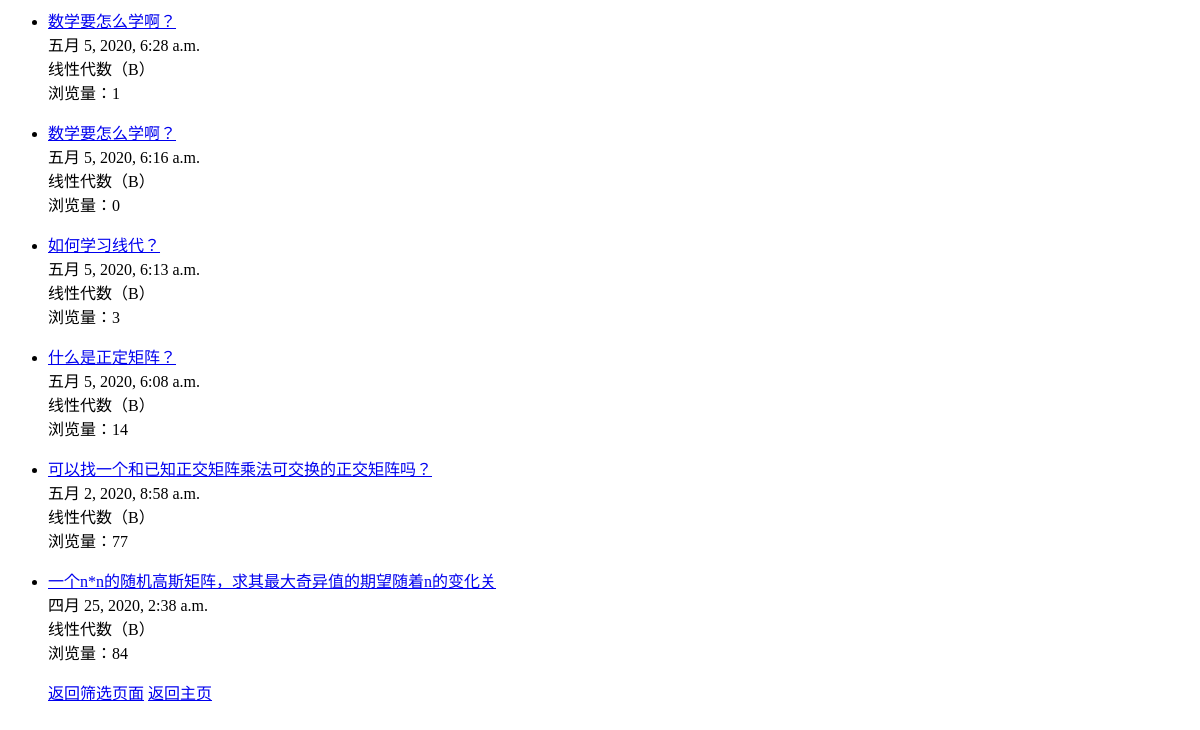
The page /qas_system/select/2/2/ on the database as committed earlier.
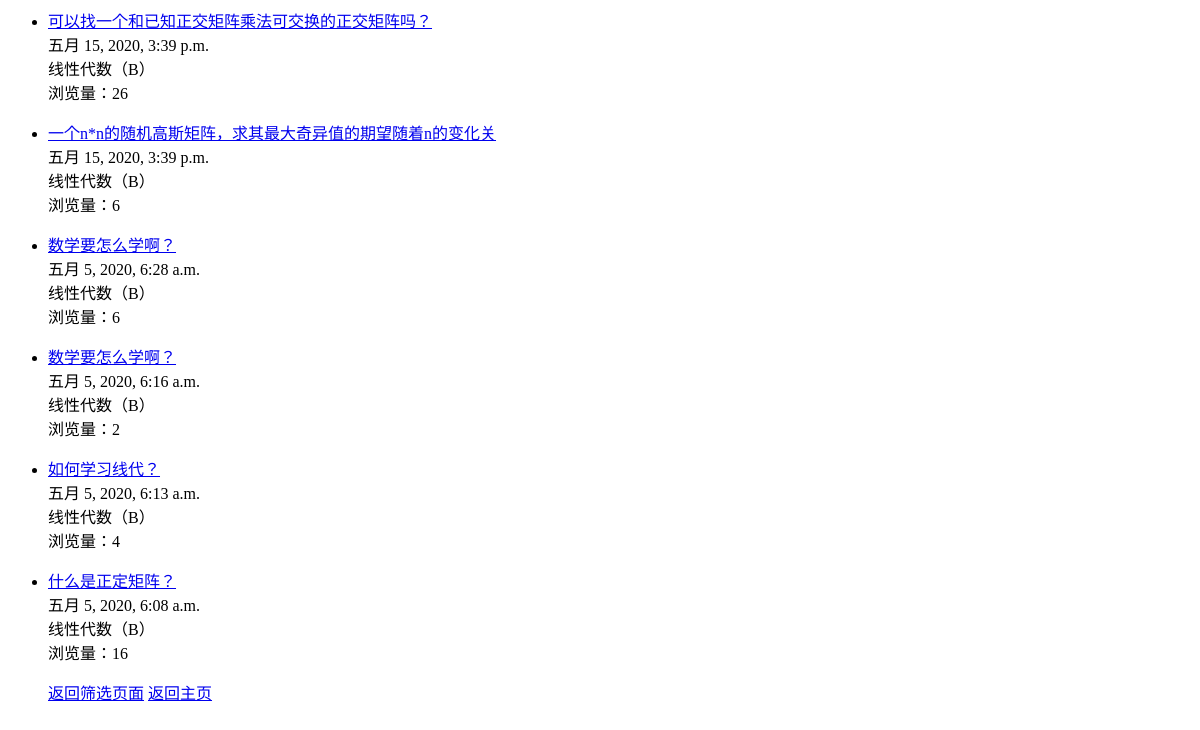
The same page on the database as committed later.
### qas_system/models.py (models this page shows, shortened)
class Question(models.Model):
    question_title = models.CharField(verbose_name='标题', max_length=30, blank=False)
    question_text = RichTextField(verbose_name='具体描述')
    question_subject = models.ForeignKey('Subject', verbose_name='科目', on_delete=models.CASCADE)
    pub_date = models.DateTimeField(auto_now=True, verbose_name='提问日期')
    page_views = models.PositiveIntegerField(default=0, verbose_name='浏览量')
    questioner = models.ForeignKey('User', verbose_name='提问者', on_delete=models.CASCADE)
    good_num = models.IntegerField(default=0, verbose_name='点赞量')

class Subject(models.Model):
    name = models.CharField(max_length=30, unique=True, verbose_name='科目名称')
    def __str__(self):
        return self.name

### qas_system/views.py (the view)
# urls.py: path('select/<int:sequencing>/<int:question_subject>/', views.select_result,  # 问题筛选结果页面 sequencing为0,1,2
def select_result(request, sequencing, question_subject):
    if sequencing == 0:
        select_result_list = Question.objects.filter(question_subject_id=question_subject).order_by('-page_views')
    elif sequencing == 1:
        select_result_list = Question.objects.filter(question_subject_id=question_subject).order_by('-good_num')
    elif sequencing == 2:
        select_result_list = Question.objects.filter(question_subject_id=question_subject).order_by('-pub_date')
    else:
        all_subject = Subject.objects.all()
        return render(request, 'select.html', {'all_subject': all_subject})
    context = {
        'select_result_list': select_result_list,
    }
    return render(request, 'select_result.html', context)

### templates/select_result.html (shortened to what this page needs)
{% if select_result_list %}
    <ul>
    {% for question in select_result_list %}
        <li><a href="/qas_system/question/{{ question.id }}/">{{ question.question_title }}</a></li>
        {{ question.pub_date }}<br>
        {{ question.question_subject }}<br>
        浏览量：{{ question.page_views }}
    {% endfor %}
    <a href="/qas_system/select/", target="_self">返回筛选页面</a>
    <a href="/qas_system/", target="_self">返回主页</a>
    </ul>
{% else %}
    <p>根据您的筛选条件未找到筛选结果，点击下面的链接返回。</p>
    <a href="/qas_system/select/", target="_self">返回筛选页面</a>
    <a href="/qas_system/", target="_self">返回主页</a>
{% endif %}

Rows that differ between the two databases and show on the page:
changed Question "可以找一个和已知正交矩阵乘法可交换的正交矩阵吗？": pub_date "五月 2, 2020, 8:58 a.m." → "五月 15, 2020, 3:39 p.m."; page_views "77" → "26"; moves up the list
changed Question "一个n*n的随机高斯矩阵，求其最大奇异值的期望随着n的变化关": pub_date "四月 25, 2020, 2:38 a.m." → "五月 15, 2020, 3:39 p.m."; page_views "84" → "6"; moves up the list
changed Question "五月 5, 2020, 6:28 a.m.": page_views "1" → "6"
changed Question "五月 5, 2020, 6:16 a.m.": page_views "0" → "2"
changed Question "如何学习线代？": page_views "3" → "4"
changed Question "什么是正定矩阵？": page_views "14" → "16"
